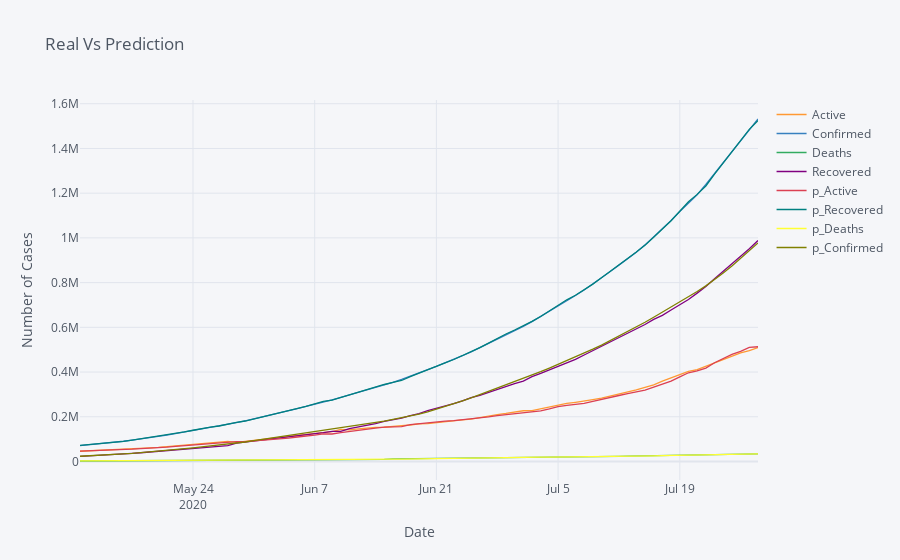

The cell this chart's notebook holds for it:
### Code cell
window_size, n = 20, 0
summ = np.zeros(4)
rmse_sum = np.zeros(4)
pdr, pdp = pd.DataFrame(), pd.DataFrame()
for i in range(-100, -window_size-1):
    df_data = df.iloc[i:i+window_size]
    df_real = df.iloc[i+window_size]
    df_pred = predict(df_data, verbose=False)

    pdr = pdr.append(df_real)
    pdp = pdp.append(df_pred)

pdp.columns = map(lambda x: f'p_{x}', cols)
res = pd.concat([pdr,pdp], axis=1)
res.iplot(title='Real Vs Prediction', xTitle='Date', yTitle='Number of Cases')
